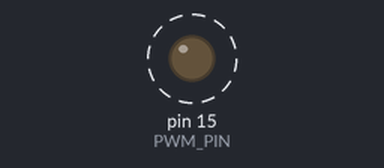
A sketch run on a simulated Arduino Uno, built with avr-gcc and run on an emulated ATmega328P. Parts: output pins drawn as LEDs (lit = HIGH). Dashed ring = blinking.

Above: at 0.2 s.
Timing chart, 0 to 4.7 s (numbered marks = the images above):
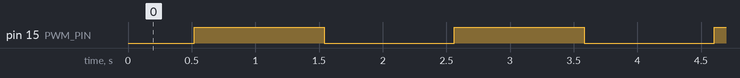

The sketch:

PiZZaFade.ino
```cpp
/*
 * PiZZaFade — 하드웨어 PWM 페이드
 *
 * 보드   : Raspberry Pi Zero 2 W (BCM2710)
 * FQBN   : pizza:zephyr:pizza
 *
 * BCM283x 의 PWM 블록이 40핀 헤더에서 닿는 핀은 딱 두 개입니다:
 *   D15 = BCM GPIO 12 (헤더 32번 핀)
 *   D16 = BCM GPIO 13 (헤더 33번 핀)
 * 그 외 핀에서 analogWrite() 를 호출하면 PWM 이 아니라 half-scale 기준의
 * 단순 digital HIGH/LOW 로 폴백합니다. 그래서 온보드 ACT LED 는 페이드 불가.
 *
 * 배선: D15(헤더 32번) ─ 220Ω ─ LED(+) … LED(−) ─ GND(헤더 34번)
 */

const int PWM_PIN = 15;  // BCM GPIO 12 / 헤더 32번 핀

int brightness = 0;
int step = 5;

void setup() {
  pinMode(PWM_PIN, OUTPUT);
}

void loop() {
  analogWrite(PWM_PIN, brightness);

  brightness += step;
  if (brightness <= 0 || brightness >= 255) {
    step = -step;
  }

  delay(20);
}
```

Measured:
- by itself, pin 15 (PWM_PIN): alternates HIGH for 1.0 s and LOW for 1.0 s
